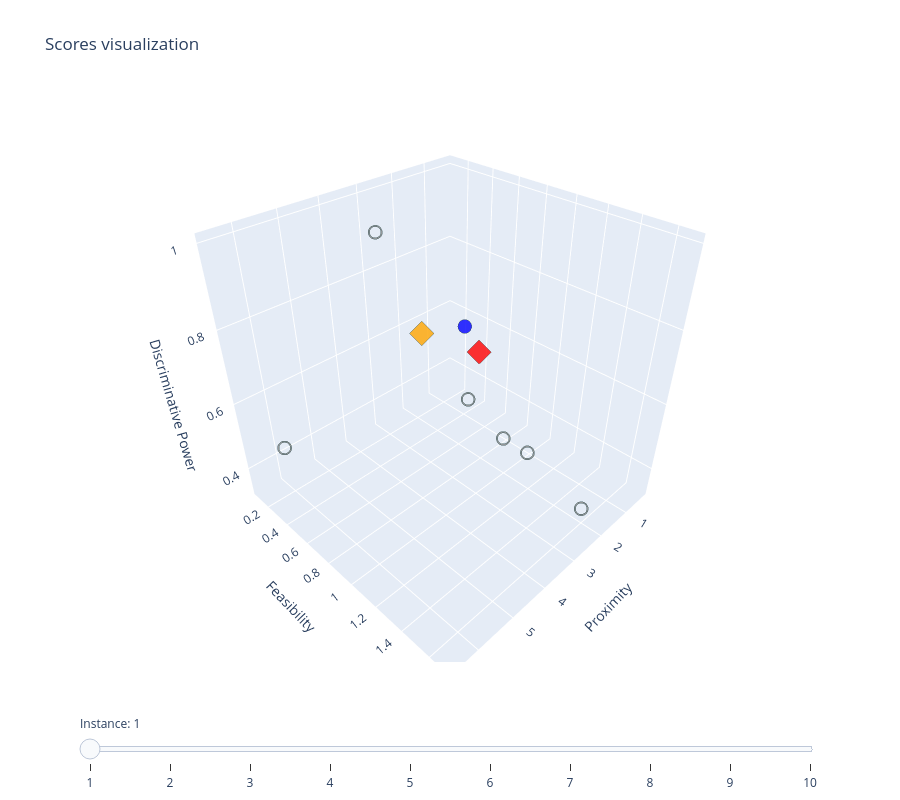

The cell this chart's notebook holds for it:
### Code cell
# Define ScoreBased selectors to highlight
SCORE_BASED_SELECTORS = {"Pareto", "IdealPoint", "BalancedPoint", "TOPSIS"}

fig = go.Figure()
steps = []

# Iterate through each original instance to create animation/slider steps
for i, (key, group) in enumerate(grouped_data.items()):
    original_vec = group['original']
    cfs_list = group['cfs']
    
    cf_vectors = np.array([cf['cf_data'] for cf in cfs_list])
    cf_targets = np.array([cf['target_class'] for cf in cfs_list])
    
    # Calculate Axes
    scores_df = calculate_scores_standalone(ds, original_vec, cf_vectors, cf_targets)
    
    # Prepare metadata for hover/color
    hover_texts = []
    marker_colors = []
    marker_symbols = []
    
    for idx, cf in enumerate(cfs_list):
        selectors = set(cf['selected_by'])
        score_selectors = selectors.intersection(SCORE_BASED_SELECTORS)
        
        # Logic for coloring/styling
        if "BalancedPoint" in selectors:
            col = "red"
            sym = "diamond"
            size = 12
        elif "IdealPoint" in selectors:
            col = "orange"
            sym = "diamond"
            size = 10
        elif "TOPSIS" in selectors:
            col = "purple"
            sym = "square"
            size = 10
        elif "Pareto" in selectors:
            col = "blue"
            sym = "circle"
            size = 8
        else:
            col = "gray"
            sym = "circle-open"
            size = 6
            
        hover_text = (
            f"Explainer: {cf['explainer']}<br>"
            f"Selected By: {', '.join(selectors)}<br>"
            f"Prox: {scores_df.iloc[idx]['Proximity']:.2f}<br>"
            f"Feas: {scores_df.iloc[idx]['Feasibility']:.2f}<br>"
            f"Disc: {scores_df.iloc[idx]['Discriminative']:.2f}"
        )
        
        hover_texts.append(hover_text)
        marker_colors.append(col)
        marker_symbols.append(sym)

    # Add trace (visible only if it's the first group)
    visible = (i == 0)
    
    scatter = go.Scatter3d(
        x=scores_df['Proximity'],
        y=scores_df['Feasibility'],
        z=scores_df['Discriminative'],
        mode='markers',
        marker=dict(
            size=8,
            color=marker_colors,
            symbol=marker_symbols,
            opacity=0.8,
            line=dict(width=1, color='DarkSlateGrey')
        ),
        text=hover_texts,
        hoverinfo='text',
        name=f"Instance {i}"
    )
    
    fig.add_trace(scatter)
    
    # Create slider step
    step = dict(
        method="update",
        args=[{"visible": [False] * len(grouped_data)},
              {"title": f"Original Instance {i+1} (Target: {group['cfs'][0]['original_class']})"}],
        label=str(i+1)
    )
    step["args"][0]["visible"][i] = True  # Toggle this trace on
    steps.append(step)

# Setup Layout
fig.update_layout(
    title="Scores visualization",
    height=800,
    scene=dict(
        xaxis_title='Proximity',
        yaxis_title='Feasibility',
        zaxis_title='Discriminative Power'
    ),
    sliders=[dict(
        active=0,
        currentvalue={"prefix": "Instance: "},
        pad={"t": 50},
        steps=steps
    )]
)

# Ensure only first is visible initially
for i in range(len(fig.data)):
    fig.data[i].visible = (i == 0)

fig.show()

### Figure 1 — Plotly figure (JSON) as saved in the notebook; plotly's stock layout.template omitted (floating-point values rounded to 4 significant figures)
{"data": [{"hoverinfo": "text", "marker": {"color": ["red", "blue", "orange", "gray", "gray", "gray", "gray", "gray", "gray"], "line": {"color": "DarkSlateGrey", "width": 1}, "opacity": 0.8, "size": 8, "symbol": ["diamond", "circle", "diamond", "circle-open", "circle-open", "circle-open", "circle-open", "circle-open", "circle-open"]}, "mode": "markers", "name": "Instance 0", "text": ["Explainer: wachter(lambda_param='ADAPTIVE', method=COBYLA, max_iter=1000, random_seed=None)<br>Selected By: Pareto, BalancedPoint<br>Prox: 1.00<br>Feas: 0.53<br>Disc: 0.56", "Explainer: growing_spheres(step_size=0.1, max_radius=16, num_samples=1000)<br>Selected By: Density, Pareto<br>Prox: 0.34<br>Feas: 0.24<br>Disc: 0.56", "Explainer: face_explainer(mode=knn, fraction=1.0, n_neighbors=50)<br>Selected By: Pareto, TOPSIS, IdealPoint<br>Prox: 1.41<br>Feas: 0.09<br>Disc: 0.56", "Explainer: dice_explainer(num_cfs=4, method='random')<br>Selected By: <br>Prox: 4.10<br>Feas: 0.54<br>Disc: 1.00", "Explainer: dice_explainer(num_cfs=4, method='random')<br>Selected By: <br>Prox: 2.71<br>Feas: 1.69<br>Disc: 0.44", "Explainer: dice_explainer(num_cfs=4, method='random')<br>Selected By: <br>Prox: 2.15<br>Feas: 1.01<br>Disc: 0.44", "Explainer: dice_explainer(num_cfs=4, method='random')<br>Selected By: <br>Prox: 2.15<br>Feas: 1.20<br>Disc: 0.44", "Explainer: cfproto(k=30)<br>Selected By: Density<br>Prox: 0.62<br>Feas: 0.34<br>Disc: 0.33", "Explainer: cfrl(latent_dim=8, coeff_sparsity=0.5, coeff_consistency=0.5, train_steps=13, batch_size=64)<br>Selected By: <br>Prox: 6.56<br>Feas: 0.44<br>Disc: 0.56"], "type": "scatter3d", "visible": true, "x": [1.0, 0.3446, 1.409, 4.097, 2.708, 2.152, 2.145, 0.6155, 6.56], "y": [0.5268, 0.2369, 0.09491, 0.5374, 1.689, 1.01, 1.197, 0.3442, 0.4372], "z": [0.5556, 0.5556, 0.5556, 1.0, 0.4444, 0.4444, 0.4444, 0.3333, 0.5556]}, {"hoverinfo": "text", "marker": {"color": ["gray", "blue", "orange", "gray", "red", "gray", "blue", "blue", "gray"], "line": {"color": "DarkSlateGrey", "width": 1}, "opacity": 0.8, "size": 8, "symbol": ["circle-open", "circle", "diamond", "circle-open", "diamond", "circle-open", "circle", "circle", "circle-open"]}, "mode": "markers", "name": "Instance 1", "text": ["Explainer: wachter(lambda_param='ADAPTIVE', method=COBYLA, max_iter=1000, random_seed=None)<br>Selected By: <br>Prox: 1.00<br>Feas: 0.64<br>Disc: 0.44", "Explainer: growing_spheres(step_size=0.1, max_radius=16, num_samples=1000)<br>Selected By: Density, Pareto<br>Prox: 0.28<br>Feas: 0.22<br>Disc: 0.11", "Explainer: face_explainer(mode=knn, fraction=1.0, n_neighbors=50)<br>Selected By: Pareto, TOPSIS, IdealPoint<br>Prox: 0.72<br>Feas: 0.04<br>Disc: 0.00", "Explainer: dice_explainer(num_cfs=4, method='random')<br>Selected By: <br>Prox: 4.71<br>Feas: 1.79<br>Disc: 0.22", "Explainer: dice_explainer(num_cfs=4, method='random')<br>Selected By: Pareto, BalancedPoint<br>Prox: 8.88<br>Feas: 3.92<br>Disc: 0.56", "Explainer: dice_explainer(num_cfs=4, method='random')<br>Selected By: <br>Prox: 6.51<br>Feas: 2.84<br>Disc: 0.67", "Explainer: dice_explainer(num_cfs=4, method='random')<br>Selected By: Pareto<br>Prox: 4.73<br>Feas: 0.51<br>Disc: 1.00", "Explainer: cfproto(k=30)<br>Selected By: Density, Pareto<br>Prox: 3.41<br>Feas: 0.58<br>Disc: 0.89", "Explainer: cfrl(latent_dim=8, coeff_sparsity=0.5, coeff_consistency=0.5, train_steps=13, batch_size=64)<br>Selected By: <br>Prox: 7.23<br>Feas: 0.48<br>Disc: 0.67"], "type": "scatter3d", "visible": false, "x": [1.0, 0.278, 0.7244, 4.708, 8.88, 6.513, 4.727, 3.413, 7.228], "y": [0.6441, 0.2163, 0.03653, 1.785, 3.923, 2.844, 0.5068, 0.5843, 0.4792], "z": [0.4444, 0.1111, 0.0, 0.2222, 0.5556, 0.6667, 1.0, 0.8889, 0.6667]}, {"hoverinfo": "text", "marker": {"color": ["gray", "gray", "red", "gray", "gray", "gray", "gray", "blue", "gray"], "line": {"color": "DarkSlateGrey", "width": 1}, "opacity": 0.8, "size": 8, "symbol": ["circle-open", "circle-open", "diamond", "circle-open", "circle-open", "circle-open", "circle-open", "circle", "circle-open"]}, "mode": "markers", "name": "Instance 2", "text": ["Explainer: wachter(lambda_param='ADAPTIVE', method=COBYLA, max_iter=1000, random_seed=None)<br>Selected By: Density<br>Prox: 2.00<br>Feas: 0.39<br>Disc: 0.22", "Explainer: growing_spheres(step_size=0.1, max_radius=16, num_samples=1000)<br>Selected By: Density<br>Prox: 2.19<br>Feas: 0.80<br>Disc: 0.00", "Explainer: face_explainer(mode=knn, fraction=1.0, n_neighbors=50)<br>Selected By: Pareto, BalancedPoint, TOPSIS, IdealPoint<br>Prox: 0.14<br>Feas: 0.00<br>Disc: 0.00", "Explainer: dice_explainer(num_cfs=4, method='random')<br>Selected By: <br>Prox: 2.71<br>Feas: 0.96<br>Disc: 0.22", "Explainer: dice_explainer(num_cfs=4, method='random')<br>Selected By: <br>Prox: 2.90<br>Feas: 0.15<br>Disc: 0.44", "Explainer: dice_explainer(num_cfs=4, method='random')<br>Selected By: <br>Prox: 0.77<br>Feas: 0.24<br>Disc: 0.11", "Explainer: dice_explainer(num_cfs=4, method='random')<br>Selected By: <br>Prox: 10.41<br>Feas: 2.88<br>Disc: 0.00", "Explainer: cfproto(k=30)<br>Selected By: Density, Pareto<br>Prox: 0.13<br>Feas: 0.01<br>Disc: 0.00", "Explainer: cfrl(latent_dim=8, coeff_sparsity=0.5, coeff_consistency=0.5, train_steps=13, batch_size=64)<br>Selected By: <br>Prox: 1.33<br>Feas: 0.17<br>Disc: 0.22"], "type": "scatter3d", "visible": false, "x": [2.0, 2.188, 0.1417, 2.708, 2.903, 0.7707, 10.41, 0.1317, 1.33], "y": [0.3915, 0.8028, 0.0, 0.9602, 0.146, 0.2371, 2.875, 0.00995, 0.1697], "z": [0.2222, 0.0, 0.0, 0.2222, 0.4444, 0.1111, 0.0, 0.0, 0.2222]}, {"hoverinfo": "text", "marker": {"color": ["blue", "blue", "orange", "gray", "gray", "blue", "red", "blue", "blue"], "line": {"color": "DarkSlateGrey", "width": 1}, "opacity": 0.8, "size": 8, "symbol": ["circle", "circle", "diamond", "circle-open", "circle-open", "circle", "diamond", "circle", "circle"]}, "mode": "markers", "name": "Instance 3", "text": ["Explainer: wachter(lambda_param='ADAPTIVE', method=COBYLA, max_iter=1000, random_seed=None)<br>Selected By: Pareto<br>Prox: 1.00<br>Feas: 0.60<br>Disc: 0.56", "Explainer: growing_spheres(step_size=0.1, max_radius=16, num_samples=1000)<br>Selected By: Density, Pareto<br>Prox: 0.42<br>Feas: 0.23<br>Disc: 0.78", "Explainer: face_explainer(mode=knn, fraction=1.0, n_neighbors=50)<br>Selected By: Pareto, TOPSIS, IdealPoint<br>Prox: 1.63<br>Feas: 0.13<br>Disc: 0.33", "Explainer: dice_explainer(num_cfs=4, method='random')<br>Selected By: <br>Prox: 7.07<br>Feas: 3.15<br>Disc: 0.00", "Explainer: dice_explainer(num_cfs=4, method='random')<br>Selected By: <br>Prox: 6.14<br>Feas: 2.74<br>Disc: 0.00", "Explainer: dice_explainer(num_cfs=4, method='random')<br>Selected By: Pareto<br>Prox: 3.64<br>Feas: 1.46<br>Disc: 0.44", "Explainer: dice_explainer(num_cfs=4, method='random')<br>Selected By: Pareto, BalancedPoint<br>Prox: 5.68<br>Feas: 0.51<br>Disc: 1.00", "Explainer: cfproto(k=30)<br>Selected By: Density, Pareto<br>Prox: 0.33<br>Feas: 0.34<br>Disc: 0.78", "Explainer: cfrl(latent_dim=8, coeff_sparsity=0.5, coeff_consistency=0.5, train_steps=13, batch_size=64)<br>Selected By: Pareto<br>Prox: 5.70<br>Feas: 0.36<br>Disc: 0.56"], "type": "scatter3d", "visible": false, "x": [1.0, 0.423, 1.631, 7.069, 6.145, 3.64, 5.677, 0.3333, 5.703], "y": [0.6044, 0.2281, 0.1285, 3.155, 2.744, 1.46, 0.5136, 0.3383, 0.3619], "z": [0.5556, 0.7778, 0.3333, 0.0, 0.0, 0.4444, 1.0, 0.7778, 0.5556]}, {"hoverinfo": "text", "marker": {"color": ["gray", "gray", "red", "orange", "gray", "gray", "purple", "blue", "blue"], "line": {"color": "DarkSlateGrey", "width": 1}, "opacity": 0.8, "size": 8, "symbol": ["circle-open", "circle-open", "diamond", "diamond", "circle-open", "circle-open", "square", "circle", "circle"]}, "mode": "markers", "name": "Instance 4", "text": ["Explainer: wachter(lambda_param='ADAPTIVE', method=COBYLA, max_iter=1000, random_seed=None)<br>Selected By: Density<br>Prox: 4.00<br>Feas: 1.90<br>Disc: 0.11", "Explainer: growing_spheres(step_size=0.1, max_radius=16, num_samples=1000)<br>Selected By: Density<br>Prox: 2.86<br>Feas: 1.63<br>Disc: 0.22", "Explainer: face_explainer(mode=knn, fraction=1.0, n_neighbors=50)<br>Selected By: Pareto, BalancedPoint<br>Prox: 2.48<br>Feas: 0.30<br>Disc: 0.89", "Explainer: dice_explainer(num_cfs=4, method='random')<br>Selected By: Pareto, IdealPoint<br>Prox: 1.03<br>Feas: 0.93<br>Disc: 0.78", "Explainer: dice_explainer(num_cfs=4, method='random')<br>Selected By: <br>Prox: 7.00<br>Feas: 2.20<br>Disc: 0.22", "Explainer: dice_explainer(num_cfs=4, method='random')<br>Selected By: <br>Prox: 6.51<br>Feas: 2.42<br>Disc: 0.00", "Explainer: dice_explainer(num_cfs=4, method='random')<br>Selected By: Pareto, TOPSIS<br>Prox: 1.37<br>Feas: 0.81<br>Disc: 0.78", "Explainer: cfproto(k=30)<br>Selected By: Density, Pareto<br>Prox: 0.39<br>Feas: 0.89<br>Disc: 0.56", "Explainer: cfrl(latent_dim=8, coeff_sparsity=0.5, coeff_consistency=0.5, train_steps=13, batch_size=64)<br>Selected By: Pareto<br>Prox: 7.05<br>Feas: 0.40<br>Disc: 0.67"], "type": "scatter3d", "visible": false, "x": [4.0, 2.861, 2.477, 1.027, 6.997, 6.513, 1.367, 0.3947, 7.051], "y": [1.901, 1.632, 0.2978, 0.9301, 2.197, 2.424, 0.8117, 0.8907, 0.4039], "z": [0.1111, 0.2222, 0.8889, 0.7778, 0.2222, 0.0, 0.7778, 0.5556, 0.6667]}, {"hoverinfo": "text", "marker": {"color": ["red", "blue", "orange", "gray", "gray", "gray", "gray", "gray", "gray"], "line": {"color": "DarkSlateGrey", "width": 1}, "opacity": 0.8, "size": 8, "symbol": ["diamond", "circle", "diamond", "circle-open", "circle-open", "circle-open", "circle-open", "circle-open", "circle-open"]}, "mode": "markers", "name": "Instance 5", "text": ["Explainer: wachter(lambda_param='ADAPTIVE', method=COBYLA, max_iter=1000, random_seed=None)<br>Selected By: Pareto, BalancedPoint<br>Prox: 1.00<br>Feas: 0.54<br>Disc: 0.44", "Explainer: growing_spheres(step_size=0.1, max_radius=16, num_samples=1000)<br>Selected By: Density, Pareto<br>Prox: 0.25<br>Feas: 0.20<br>Disc: 0.56", "Explainer: face_explainer(mode=knn, fraction=1.0, n_neighbors=50)<br>Selected By: Pareto, TOPSIS, IdealPoint<br>Prox: 1.54<br>Feas: 0.12<br>Disc: 0.44", "Explainer: dice_explainer(num_cfs=4, method='random')<br>Selected By: <br>Prox: 3.74<br>Feas: 1.80<br>Disc: 0.44", "Explainer: dice_explainer(num_cfs=4, method='random')<br>Selected By: <br>Prox: 3.81<br>Feas: 1.05<br>Disc: 1.00", "Explainer: dice_explainer(num_cfs=4, method='random')<br>Selected By: <br>Prox: 5.97<br>Feas: 2.17<br>Disc: 0.00", "Explainer: dice_explainer(num_cfs=4, method='random')<br>Selected By: <br>Prox: 5.46<br>Feas: 0.68<br>Disc: 1.00", "Explainer: cfproto(k=30)<br>Selected By: Density<br>Prox: 0.33<br>Feas: 0.34<br>Disc: 0.56", "Explainer: cfrl(latent_dim=8, coeff_sparsity=0.5, coeff_consistency=0.5, train_steps=13, batch_size=64)<br>Selected By: <br>Prox: 6.39<br>Feas: 0.29<br>Disc: 0.44"], "type": "scatter3d", "visible": false, "x": [1.0, 0.2532, 1.536, 3.742, 3.805, 5.972, 5.464, 0.3346, 6.389], "y": [0.5395, 0.2041, 0.1167, 1.798, 1.046, 2.167, 0.6763, 0.3391, 0.2873], "z": [0.4444, 0.5556, 0.4444, 0.4444, 1.0, 0.0, 1.0, 0.5556, 0.4444]}, {"hoverinfo": "text", "marker": {"color": ["blue", "gray", "orange", "red", "gray", "gray", "gray", "blue", "gray"], "line": {"color": "DarkSlateGrey", "width": 1}, "opacity": 0.8, "size": 8, "symbol": ["circle", "circle-open", "diamond", "diamond", "circle-open", "circle-open", "circle-open", "circle", "circle-open"]}, "mode": "markers", "name": "Instance 6", "text": ["Explainer: wachter(lambda_param='ADAPTIVE', method=COBYLA, max_iter=1000, random_seed=None)<br>Selected By: Pareto<br>Prox: 1.00<br>Feas: 0.53<br>Disc: 0.56", "Explainer: growing_spheres(step_size=0.1, max_radius=16, num_samples=1000)<br>Selected By: Density<br>Prox: 0.89<br>Feas: 0.41<br>Disc: 0.33", "Explainer: face_explainer(mode=knn, fraction=1.0, n_neighbors=50)<br>Selected By: Pareto, TOPSIS, IdealPoint<br>Prox: 1.44<br>Feas: 0.14<br>Disc: 0.44", "Explainer: dice_explainer(num_cfs=4, method='random')<br>Selected By: Pareto, BalancedPoint<br>Prox: 2.76<br>Feas: 0.08<br>Disc: 0.00", "Explainer: dice_explainer(num_cfs=4, method='random')<br>Selected By: <br>Prox: 5.42<br>Feas: 2.79<br>Disc: 0.00", "Explainer: dice_explainer(num_cfs=4, method='random')<br>Selected By: <br>Prox: 6.41<br>Feas: 3.14<br>Disc: 0.00", "Explainer: dice_explainer(num_cfs=4, method='random')<br>Selected By: <br>Prox: 8.32<br>Feas: 3.16<br>Disc: 0.00", "Explainer: cfproto(k=30)<br>Selected By: Density, Pareto<br>Prox: 0.33<br>Feas: 0.29<br>Disc: 0.56", "Explainer: cfrl(latent_dim=8, coeff_sparsity=0.5, coeff_consistency=0.5, train_steps=13, batch_size=64)<br>Selected By: <br>Prox: 5.48<br>Feas: 0.34<br>Disc: 0.56"], "type": "scatter3d", "visible": false, "x": [1.0, 0.893, 1.442, 2.755, 5.415, 6.411, 8.318, 0.3331, 5.477], "y": [0.5304, 0.4077, 0.1445, 0.08406, 2.791, 3.14, 3.163, 0.2937, 0.3428], "z": [0.5556, 0.3333, 0.4444, 0.0, 0.0, 0.0, 0.0, 0.5556, 0.5556]}, {"hoverinfo": "text", "marker": {"color": ["gray", "red", "gray", "blue", "gray", "gray", "blue", "purple"], "line": {"color": "DarkSlateGrey", "width": 1}, "opacity": 0.8, "size": 8, "symbol": ["circle-open", "diamond", "circle-open", "circle", "circle-open", "circle-open", "circle", "square"]}, "mode": "markers", "name": "Instance 7", "text": ["Explainer: growing_spheres(step_size=0.1, max_radius=16, num_samples=1000)<br>Selected By: Density<br>Prox: 2.97<br>Feas: 0.53<br>Disc: 0.00", "Explainer: face_explainer(mode=knn, fraction=1.0, n_neighbors=50)<br>Selected By: Density, Pareto, BalancedPoint, IdealPoint<br>Prox: 2.61<br>Feas: 0.04<br>Disc: 0.00", "Explainer: dice_explainer(num_cfs=4, method='random')<br>Selected By: <br>Prox: 5.61<br>Feas: 2.56<br>Disc: 0.56", "Explainer: dice_explainer(num_cfs=4, method='random')<br>Selected By: Density, Pareto<br>Prox: 3.58<br>Feas: 0.61<br>Disc: 0.11", "Explainer: dice_explainer(num_cfs=4, method='random')<br>Selected By: <br>Prox: 3.99<br>Feas: 1.00<br>Disc: 0.11", "Explainer: dice_explainer(num_cfs=4, method='random')<br>Selected By: <br>Prox: 2.90<br>Feas: 0.94<br>Disc: 0.00", "Explainer: cfproto(k=30)<br>Selected By: Pareto<br>Prox: 5.79<br>Feas: 0.76<br>Disc: 0.44", "Explainer: cfrl(latent_dim=8, coeff_sparsity=0.5, coeff_consistency=0.5, train_steps=13, batch_size=64)<br>Selected By: Pareto, TOPSIS<br>Prox: 7.28<br>Feas: 0.39<br>Disc: 0.67"], "type": "scatter3d", "visible": false, "x": [2.969, 2.608, 5.61, 3.584, 3.988, 2.903, 5.793, 7.28], "y": [0.5344, 0.03553, 2.562, 0.6056, 1.001, 0.9437, 0.7606, 0.3928], "z": [0.0, 0.0, 0.5556, 0.1111, 0.1111, 0.0, 0.4444, 0.6667]}, {"hoverinfo": "text", "marker": {"color": ["gray", "gray", "gray", "gray", "gray", "gray", "red", "gray"], "line": {"color": "DarkSlateGrey", "width": 1}, "opacity": 0.8, "size": 8, "symbol": ["circle-open", "circle-open", "circle-open", "circle-open", "circle-open", "circle-open", "diamond", "circle-open"]}, "mode": "markers", "name": "Instance 8", "text": ["Explainer: wachter(lambda_param='ADAPTIVE', method=COBYLA, max_iter=1000, random_seed=None)<br>Selected By: <br>Prox: 2.00<br>Feas: 0.43<br>Disc: 0.44", "Explainer: growing_spheres(step_size=0.1, max_radius=16, num_samples=1000)<br>Selected By: <br>Prox: 2.19<br>Feas: 0.51<br>Disc: 0.00", "Explainer: dice_explainer(num_cfs=4, method='random')<br>Selected By: Density<br>Prox: 0.66<br>Feas: 0.02<br>Disc: 0.11", "Explainer: dice_explainer(num_cfs=4, method='random')<br>Selected By: <br>Prox: 3.11<br>Feas: 1.06<br>Disc: 0.56", "Explainer: dice_explainer(num_cfs=4, method='random')<br>Selected By: <br>Prox: 2.92<br>Feas: 0.44<br>Disc: 0.89", "Explainer: dice_explainer(num_cfs=4, method='random')<br>Selected By: <br>Prox: 2.71<br>Feas: 0.93<br>Disc: 0.22", "Explainer: cfproto(k=30)<br>Selected By: BalancedPoint, Pareto, TOPSIS, IdealPoint, Density<br>Prox: 0.34<br>Feas: 0.01<br>Disc: 0.00", "Explainer: cfrl(latent_dim=8, coeff_sparsity=0.5, coeff_consistency=0.5, train_steps=13, batch_size=64)<br>Selected By: <br>Prox: 1.49<br>Feas: 0.17<br>Disc: 0.22"], "type": "scatter3d", "visible": false, "x": [2.0, 2.192, 0.6587, 3.107, 2.921, 2.708, 0.3415, 1.489], "y": [0.4255, 0.5053, 0.02145, 1.06, 0.4443, 0.93, 0.0127, 0.1726], "z": [0.4444, 0.0, 0.1111, 0.5556, 0.8889, 0.2222, 0.0, 0.2222]}, {"hoverinfo": "text", "marker": {"color": ["red", "blue", "orange", "gray", "gray", "gray", "gray", "gray", "gray"], "line": {"color": "DarkSlateGrey", "width": 1}, "opacity": 0.8, "size": 8, "symbol": ["diamond", "circle", "diamond", "circle-open", "circle-open", "circle-open", "circle-open", "circle-open", "circle-open"]}, "mode": "markers", "name": "Instance 9", "text": ["Explainer: wachter(lambda_param='ADAPTIVE', method=COBYLA, max_iter=1000, random_seed=None)<br>Selected By: Pareto, BalancedPoint<br>Prox: 1.00<br>Feas: 0.51<br>Disc: 0.56", "Explainer: growing_spheres(step_size=0.1, max_radius=16, num_samples=1000)<br>Selected By: Density, Pareto<br>Prox: 0.41<br>Feas: 0.24<br>Disc: 0.56", "Explainer: face_explainer(mode=knn, fraction=1.0, n_neighbors=50)<br>Selected By: Pareto, TOPSIS, IdealPoint<br>Prox: 1.56<br>Feas: 0.12<br>Disc: 0.44", "Explainer: dice_explainer(num_cfs=4, method='random')<br>Selected By: <br>Prox: 10.62<br>Feas: 3.93<br>Disc: 0.67", "Explainer: dice_explainer(num_cfs=4, method='random')<br>Selected By: <br>Prox: 2.59<br>Feas: 1.27<br>Disc: 0.44", "Explainer: dice_explainer(num_cfs=4, method='random')<br>Selected By: <br>Prox: 1.82<br>Feas: 0.81<br>Disc: 0.22", "Explainer: dice_explainer(num_cfs=4, method='random')<br>Selected By: <br>Prox: 5.42<br>Feas: 3.41<br>Disc: 0.22", "Explainer: cfproto(k=30)<br>Selected By: Density<br>Prox: 0.62<br>Feas: 0.34<br>Disc: 0.44", "Explainer: cfrl(latent_dim=8, coeff_sparsity=0.5, coeff_consistency=0.5, train_steps=13, batch_size=64)<br>Selected By: <br>Prox: 6.43<br>Feas: 0.43<br>Disc: 0.56"], "type": "scatter3d", "visible": false, "x": [1.0, 0.4057, 1.561, 10.62, 2.585, 1.816, 5.415, 0.6152, 6.427], "y": [0.5068, 0.2404, 0.1167, 3.926, 1.27, 0.8108, 3.41, 0.3426, 0.4266], "z": [0.5556, 0.5556, 0.4444, 0.6667, 0.4444, 0.2222, 0.2222, 0.4444, 0.5556]}], "layout": {"height": 800, "scene": {"xaxis": {"title": {"text": "Proximity"}}, "yaxis": {"title": {"text": "Feasibility"}}, "zaxis": {"title": {"text": "Discriminative Power"}}}, "sliders": [{"active": 0, "currentvalue": {"prefix": "Instance: "}, "pad": {"t": 50}, "steps": [{"args": [{"visible": [true, false, false, false, false, false, false, false, false, false]}, {"title": "Original Instance 1 (Target: 0)"}], "label": "1", "method": "update"}, {"args": [{"visible": [false, true, false, false, false, false, false, false, false, false]}, {"title": "Original Instance 2 (Target: 0)"}], "label": "2", "method": "update"}, {"args": [{"visible": [false, false, true, false, false, false, false, false, false, false]}, {"title": "Original Instance 3 (Target: 0)"}], "label": "3", "method": "update"}, {"args": [{"visible": [false, false, false, true, false, false, false, false, false, false]}, {"title": "Original Instance 4 (Target: 0)"}], "label": "4", "method": "update"}, {"args": [{"visible": [false, false, false, false, true, false, false, false, false, false]}, {"title": "Original Instance 5 (Target: 0)"}], "label": "5", "method": "update"}, {"args": [{"visible": [false, false, false, false, false, true, false, false, false, false]}, {"title": "Original Instance 6 (Target: 0)"}], "label": "6", "method": "update"}, {"args": [{"visible": [false, false, false, false, false, false, true, false, false, false]}, {"title": "Original Instance 7 (Target: 0)"}], "label": "7", "method": "update"}, {"args": [{"visible": [false, false, false, false, false, false, false, true, false, false]}, {"title": "Original Instance 8 (Target: 0)"}], "label": "8", "method": "update"}, {"args": [{"visible": [false, false, false, false, false, false, false, false, true, false]}, {"title": "Original Instance 9 (Target: 0)"}], "label": "9", "method": "update"}, {"args": [{"visible": [false, false, false, false, false, false, false, false, false, true]}, {"title": "Original Instance 10 (Target: 0)"}], "label": "10", "method": "update"}]}], "title": {"text": "Scores visualization"}}}
